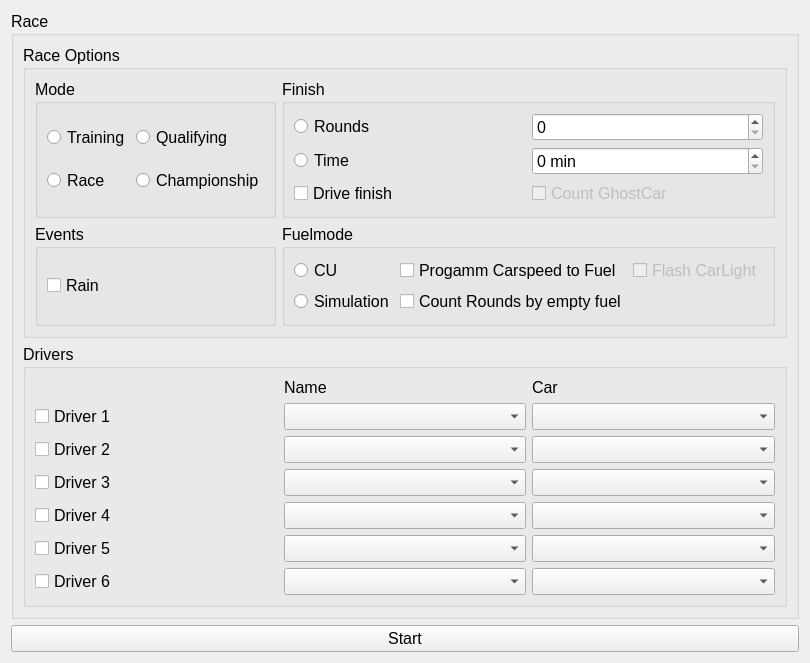
      <widget class="QWidget" name="Race">
       <attribute name="title">
        <string>Race</string>
       </attribute>
       <layout class="QVBoxLayout" name="verticalLayout_2">
        <item>
         <widget class="QGroupBox" name="groupBox_Race">
          <property name="font">
           <font>
            <pointsize>12</pointsize>
           </font>
          </property>
          <property name="title">
           <string>Race</string>
          </property>
          <layout class="QGridLayout" name="gridLayout_26">
           <item row="0" column="0">
            <widget class="QGroupBox" name="groupBox_RaceOptions">
             <property name="font">
              <font>
               <pointsize>12</pointsize>
              </font>
             </property>
             <property name="title">
              <string>Race Options</string>
             </property>
             <layout class="QGridLayout" name="gridLayout_7">
              <item row="0" column="0" rowspan="2">
               <widget class="QGroupBox" name="groupBox_7">
                <property name="font">
                 <font>
                  <pointsize>12</pointsize>
                 </font>
                </property>
                <property name="title">
                 <string>Mode</string>
                </property>
                <layout class="QGridLayout" name="gridLayout_17">
                 <item row="0" column="0">
                  <widget class="QRadioButton" name="radioButton_Training">
                   <property name="font">
                    <font>
                     <pointsize>12</pointsize>
                    </font>
                   </property>
                   <property name="text">
                    <string>Training</string>
                   </property>
                  </widget>
                 </item>
                 <item row="0" column="1">
                  <widget class="QRadioButton" name="radioButton_Qualifying">
                   <property name="font">
                    <font>
                     <pointsize>12</pointsize>
                    </font>
                   </property>
                   <property name="text">
                    <string>Qualifying</string>
                   </property>
                  </widget>
                 </item>
                 <item row="1" column="1">
                  <widget class="QRadioButton" name="radioButton_Championship">
                   <property name="font">
                    <font>
                     <pointsize>12</pointsize>
                    </font>
                   </property>
                   <property name="text">
                    <string>Championship</string>
                   </property>
                  </widget>
                 </item>
                 <item row="1" column="0">
                  <widget class="QRadioButton" name="radioButton_Race">
                   <property name="font">
                    <font>
                     <pointsize>12</pointsize>
                    </font>
                   </property>
                   <property name="text">
                    <string>Race</string>
                   </property>
                  </widget>
                 </item>
                </layout>
               </widget>
              </item>
              <item row="0" column="1" rowspan="2">
               <widget class="QGroupBox" name="groupBox_8">
                <property name="font">
                 <font>
                  <pointsize>12</pointsize>
                 </font>
                </property>
                <property name="title">
                 <string>Finish</string>
                </property>
                <layout class="QGridLayout" name="gridLayout_9">
                 <item row="2" column="0">
                  <widget class="QRadioButton" name="radioButton_Time">
                   <property name="font">
                    <font>
                     <pointsize>12</pointsize>
                    </font>
                   </property>
                   <property name="text">
                    <string>Time</string>
                   </property>
                  </widget>
                 </item>
                 <item row="0" column="0">
                  <widget class="QRadioButton" name="radioButton_Rounds">
                   <property name="font">
                    <font>
                     <pointsize>12</pointsize>
                    </font>
                   </property>
                   <property name="text">
                    <string>Rounds</string>
                   </property>
                  </widget>
                 </item>
                 <item row="0" column="1">
                  <widget class="QSpinBox" name="spinBox_Rounds">
                   <property name="font">
                    <font>
                     <pointsize>12</pointsize>
                    </font>
                   </property>
                  </widget>
                 </item>
                 <item row="2" column="1">
                  <widget class="QSpinBox" name="spinBox_Time">
                   <property name="font">
                    <font>
                     <pointsize>12</pointsize>
                    </font>
                   </property>
                   <property name="suffix">
                    <string> min</string>
                   </property>
                   <property name="prefix">
                    <string/>
                   </property>
                  </widget>
                 </item>
                 <item row="3" column="0">
                  <widget class="QCheckBox" name="checkBox_DriveFinish">
                   <property name="font">
                    <font>
                     <pointsize>12</pointsize>
                    </font>
                   </property>
                   <property name="text">
                    <string>Drive finish</string>
                   </property>
                  </widget>
                 </item>
                 <item row="3" column="1">
                  <widget class="QCheckBox" name="checkBox_Count_GhostCar">
                   <property name="enabled">
                    <bool>false</bool>
                   </property>
                   <property name="font">
                    <font>
                     <pointsize>12</pointsize>
                    </font>
                   </property>
                   <property name="text">
                    <string>Count GhostCar</string>
                   </property>
                  </widget>
                 </item>
                </layout>
               </widget>
              </item>
              <item row="2" column="1">
               <widget class="QGroupBox" name="groupBox_9">
                <property name="font">
                 <font>
                  <pointsize>12</pointsize>
                 </font>
                </property>
                <property name="title">
                 <string>Fuelmode</string>
                </property>
                <layout class="QGridLayout" name="gridLayout_10">
                 <item row="1" column="1">
                  <widget class="QCheckBox" name="checkBox_CountRoundsByEmptyFuel">
                   <property name="font">
                    <font>
                     <pointsize>12</pointsize>
                    </font>
                   </property>
                   <property name="text">
                    <string>Count Rounds by empty fuel</string>
                   </property>
                  </widget>
                 </item>
                 <item row="0" column="0">
                  <widget class="QRadioButton" name="radioButton_FuelMode_CU">
                   <property name="font">
                    <font>
                     <pointsize>12</pointsize>
                    </font>
                   </property>
                   <property name="text">
                    <string>CU</string>
                   </property>
                  </widget>
                 </item>
                 <item row="1" column="0">
                  <widget class="QRadioButton" name="radioButton_FuelMode_Simulation">
                   <property name="font">
                    <font>
                     <pointsize>12</pointsize>
                    </font>
                   </property>
                   <property name="text">
                    <string>Simulation</string>
                   </property>
                  </widget>
                 </item>
                 <item row="0" column="1">
                  <widget class="QCheckBox" name="checkBox_Programm_CarSpeed_Fuel">
                   <property name="font">
                    <font>
                     <pointsize>12</pointsize>
                    </font>
                   </property>
                   <property name="text">
                    <string>Progamm Carspeed to Fuel</string>
                   </property>
                  </widget>
                 </item>
                 <item row="0" column="2">
                  <widget class="QCheckBox" name="checkBox_Programm_FlashCarLight">
                   <property name="enabled">
                    <bool>false</bool>
                   </property>
                   <property name="font">
                    <font>
                     <pointsize>12</pointsize>
                    </font>
                   </property>
                   <property name="text">
                    <string>Flash CarLight</string>
                   </property>
                  </widget>
                 </item>
                </layout>
               </widget>
              </item>
              <item row="2" column="0">
               <widget class="QGroupBox" name="groupBox_10">
                <property name="font">
                 <font>
                  <pointsize>12</pointsize>
                 </font>
                </property>
                <property name="title">
                 <string>Events</string>
                </property>
                <layout class="QGridLayout" name="gridLayout_11">
                 <item row="0" column="0">
                  <widget class="QCheckBox" name="checkBox_Events_Rain">
                   <property name="text">
                    <string>Rain</string>
                   </property>
                  </widget>
                 </item>
                </layout>
               </widget>
              </item>
             </layout>
            </widget>
           </item>
           <item row="1" column="0">
            <widget class="QGroupBox" name="groupBox_RaceDrivers">
             <property name="font">
              <font>
               <pointsize>12</pointsize>
              </font>
             </property>
             <property name="title">
              <string>Drivers</string>
             </property>
             <layout class="QGridLayout" name="gridLayout_6">
              <item row="2" column="0">
               <widget class="QCheckBox" name="checkBox_Driver_2">
                <property name="font">
                 <font>
                  <pointsize>12</pointsize>
                 </font>
                </property>
                <property name="text">
                 <string>Driver 2</string>
                </property>
               </widget>
              </item>
              <item row="3" column="0">
               <widget class="QCheckBox" name="checkBox_Driver_3">
                <property name="font">
                 <font>
                  <pointsize>12</pointsize>
                 </font>
                </property>
                <property name="text">
                 <string>Driver 3</string>
                </property>
               </widget>
              </item>
              <item row="1" column="0">
               <widget class="QCheckBox" name="checkBox_Driver_1">
                <property name="font">
                 <font>
                  <pointsize>12</pointsize>
                 </font>
                </property>
                <property name="text">
                 <string>Driver 1</string>
                </property>
               </widget>
              </item>
              <item row="4" column="0">
               <widget class="QCheckBox" name="checkBox_Driver_4">
                <property name="font">
                 <font>
                  <pointsize>12</pointsize>
                 </font>
                </property>
                <property name="text">
                 <string>Driver 4</string>
                </property>
               </widget>
              </item>
              <item row="5" column="0">
               <widget class="QCheckBox" name="checkBox_Driver_5">
                <property name="font">
                 <font>
                  <pointsize>12</pointsize>
                 </font>
                </property>
                <property name="text">
                 <string>Driver 5</string>
                </property>
               </widget>
              </item>
              <item row="6" column="0">
               <widget class="QCheckBox" name="checkBox_Driver_6">
                <property name="font">
                 <font>
                  <pointsize>12</pointsize>
                 </font>
                </property>
                <property name="text">
                 <string>Driver 6</string>
                </property>
               </widget>
              </item>
              <item row="0" column="2">
               <widget class="QLabel" name="label_18">
                <property name="font">
                 <font>
                  <pointsize>12</pointsize>
                 </font>
                </property>
                <property name="text">
                 <string>Car</string>
                </property>
               </widget>
              </item>
              <item row="2" column="1">
               <widget class="QComboBox" name="comboBox_Name_Driver_2">
                <property name="font">
                 <font>
                  <pointsize>12</pointsize>
                 </font>
                </property>
               </widget>
              </item>
              <item row="1" column="1">
               <widget class="QComboBox" name="comboBox_Name_Driver_1">
                <property name="font">
                 <font>
                  <pointsize>12</pointsize>
                 </font>
                </property>
               </widget>
              </item>
              <item row="3" column="1">
               <widget class="QComboBox" name="comboBox_Name_Driver_3">
                <property name="font">
                 <font>
                  <pointsize>12</pointsize>
                 </font>
                </property>
               </widget>
              </item>
              <item row="4" column="1">
               <widget class="QComboBox" name="comboBox_Name_Driver_4">
                <property name="font">
                 <font>
                  <pointsize>12</pointsize>
                 </font>
                </property>
               </widget>
              </item>
              <item row="5" column="1">
               <widget class="QComboBox" name="comboBox_Name_Driver_5">
                <property name="font">
                 <font>
                  <pointsize>12</pointsize>
                 </font>
                </property>
               </widget>
              </item>
              <item row="6" column="1">
               <widget class="QComboBox" name="comboBox_Name_Driver_6">
                <property name="font">
                 <font>
                  <pointsize>12</pointsize>
                 </font>
                </property>
               </widget>
              </item>
              <item row="1" column="2">
               <widget class="QComboBox" name="comboBox_Name_Car_1">
                <property name="font">
                 <font>
                  <pointsize>12</pointsize>
                 </font>
                </property>
               </widget>
              </item>
              <item row="2" column="2">
               <widget class="QComboBox" name="comboBox_Name_Car_2">
                <property name="font">
                 <font>
                  <pointsize>12</pointsize>
                 </font>
                </property>
               </widget>
              </item>
              <item row="3" column="2">
               <widget class="QComboBox" name="comboBox_Name_Car_3">
                <property name="font">
                 <font>
                  <pointsize>12</pointsize>
                 </font>
                </property>
               </widget>
              </item>
              <item row="4" column="2">
               <widget class="QComboBox" name="comboBox_Name_Car_4">
                <property name="font">
                 <font>
                  <pointsize>12</pointsize>
                 </font>
                </property>
               </widget>
              </item>
              <item row="5" column="2">
               <widget class="QComboBox" name="comboBox_Name_Car_5">
                <property name="font">
                 <font>
                  <pointsize>12</pointsize>
                 </font>
                </property>
               </widget>
              </item>
              <item row="6" column="2">
               <widget class="QComboBox" name="comboBox_Name_Car_6">
                <property name="font">
                 <font>
                  <pointsize>12</pointsize>
                 </font>
                </property>
               </widget>
              </item>
              <item row="0" column="1">
               <widget class="QLabel" name="label_17">
                <property name="font">
                 <font>
                  <pointsize>12</pointsize>
                 </font>
                </property>
                <property name="text">
                 <string>Name</string>
                </property>
               </widget>
              </item>
             </layout>
            </widget>
           </item>
          </layout>
         </widget>
        </item>
        <item>
         <widget class="QPushButton" name="pushButton_Start">
          <property name="font">
           <font>
            <pointsize>12</pointsize>
           </font>
          </property>
          <property name="text">
           <string>Start</string>
          </property>
         </widget>
        </item>
       </layout>
      </widget>
